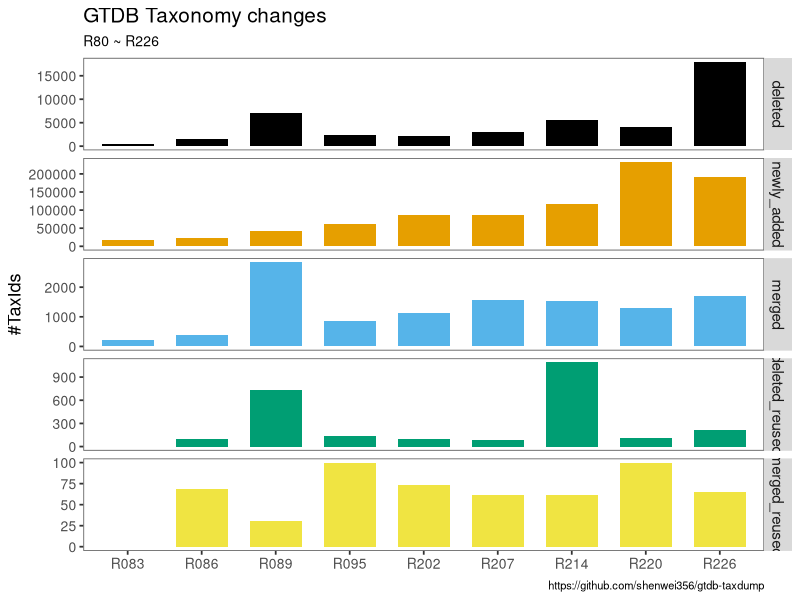

Generate this figure with R:
#!/usr/bin/env Rscript
library(scales)
library(dplyr)
library(ggplot2)
library(ggthemes)
library(lubridate)

theme1 <- theme(
    panel.border = element_rect(color = "grey40", size = 0.6, fill = NA),
    panel.background = element_blank(),
    panel.grid.major = element_blank(),
    panel.grid.minor = element_blank(),

    legend.position = "none",
    legend.spacing.x = unit(0.4, "cm"),
    legend.text = element_text(size = 10),
    legend.margin = margin(0.1, 0.1, 0.1, 0.1, unit = "cm"),

    plot.title = element_text(size = 15),
    text = element_text(size = 10),

    axis.text.x = element_text(size = 10),
    axis.text.y = element_text(size = 10),
    axis.ticks.y = element_line(size = 0.6),
    axis.ticks.x = element_line(size = 0.6),
    axis.title = element_text(size = 13),

    strip.text = element_text(size = 11),
)

df <- read.csv("changes.g.csv")
df$types <- factor(df$types, levels = unique(df$types), ordered = TRUE)
# df$date <- as.Date(parse_date_time(df$version, "%y-%m-%d"))

# df <- df %>% filter(!is.na(count)) %>% filter(version != "R083")

p <- ggplot(df, aes(x = version, y = count, fill = types)) +
  geom_bar(stat = "identity", position = "dodge", width = 0.7) +
  facet_grid(types ~ ., scales = "free_y") +
  scale_fill_colorblind() +
  xlab(NULL) +
  ylab("#TaxIds") +
  theme1 +
  labs(title = "GTDB Taxonomy changes",
    subtitle = "R80 ~ R226",
    caption = "https://github.com/shenwei356/gtdb-taxdump"
  )

ggsave(
  p,
  file = "changes.png",
  width = 6,
  height = 7,
  dpi = 300
)

